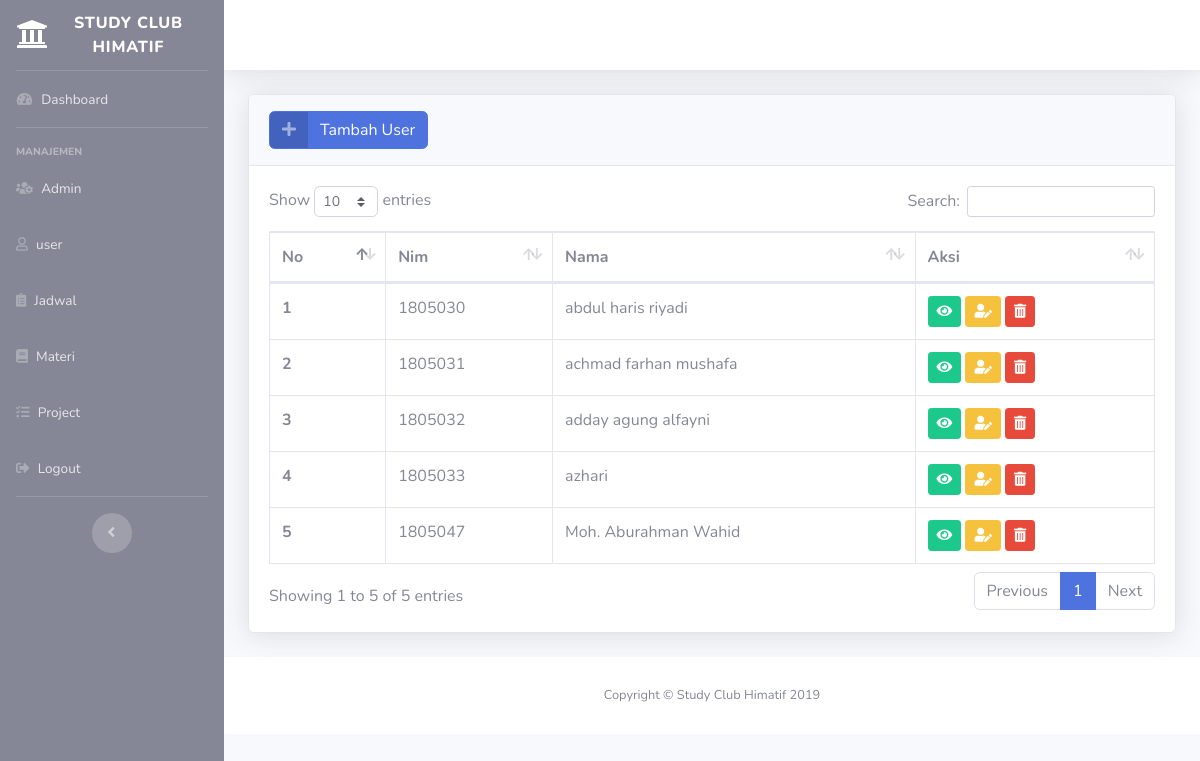
/admin/user/user.php, run on the app's committed database.
### tables this page shows
CREATE TABLE `user` (
  `nim` int(50) NOT NULL,
  `nama` varchar(40) NOT NULL,
  `kelas` varchar(30) NOT NULL,
  `kategori` varchar(40) NOT NULL,
  `no_hp` varchar(15) NOT NULL,
  `email` varchar(30) NOT NULL,
  `password` varchar(40) NOT NULL
);

### admin/user/user.php (the view, shortened to what this page needs)
<?php
require '../../koneksi.php';
$user=mysqli_query($koneksi,"SELECT * FROM user");
?>
<!DOCTYPE html>
<html lang="en">
<head>
  <link href="../../vendor/fontawesome-free/css/all.min.css" rel="stylesheet" type="text/css">
  <link href="../../css/sb-admin-2.min.css" rel="stylesheet">
<link href="../../vendor/datatables/dataTables.bootstrap4.min.css" rel="stylesheet">
</head>
<body id="page-top">
  <div id="wrapper">
    <?php
      include 'menu.php';
    ?>
    <div id="content-wrapper" class="d-flex flex-column">
      <div id="content">
      <?php
      include 'header.php';
    ?>
          <div class="container-fluid">
 <div class="card shadow mb-4">
            <div class="card-header py-3">
            <button class="btn btn-primary btn-icon-split" type="button" data-toggle="modal" data-target="#tambah">
                    <span class="icon text-white-50">
                    <i class="fas fa-plus"></i>
                    </span>
                    <span class="text">Tambah User</span>
                  </button>
            </div>
            <div class="card-body">
              <div class="table-responsive">
                <table class="table table-bordered" id="dataTable" width="100%" cellspacing="0">
                  <thead>
                    <tr>
                      <th>No</th>
                      <th>Nim</th>
                      <th>Nama</th>
                      <th>Aksi</th>
                    </tr>
                  </thead>
                  <tbody>
                  <?php $i= 1;?>
     <?php foreach($user as $row) : ?>
    <tr>
      <th scope="row"><?= $i?></th>
      <td><?= $row["nim"]?></td>
      <td><?= $row["nama"]?></td>
      <td>
      <a href="detail.php?nim=<?= $row["nim"] ?>" class="btn btn-success btn-sm" role="button" aria-pressed="true" name="detail"><i class="fas fa-eye"></i></a>
      <a href="ubah.php?nim=<?= $row["nim"] ?>" class="btn btn-warning btn-sm" role="button" aria-pressed="true"><i class="fas fa-user-edit"></i></a>
      <a href="hapus.php?nim=<?= $row["nim"] ?>"onclick="return confirm('Apakah Yakin Akan Di Hapus')"class="btn btn-danger btn-sm" role="button" aria-pressed="true"><i class="fas fa-trash-alt"></i></a>
    </td>
    </tr>
    <?php $i++; ?>
<?php endforeach;?>
                  </tbody>
                </table>
              </div>
            </div>
          </div>
        </div>
      <footer class="sticky-footer bg-white">
        <div class="container my-auto">
          <div class="copyright text-center my-auto">
            <span>Copyright &copy; Study Club Himatif 2019</span>
          </div>
        </div>
      </footer>
    </div>
  </div>
</body>
</html>

### data on the page
user: nim "1805030", nama "abdul haris riyadi"
user: nim "1805031", nama "achmad farhan mushafa"
user: nim "1805032", nama "adday agung alfayni"
user: nim "1805033", nama "azhari"
user: nim "1805047", nama "Moh. Aburahman Wahid"
